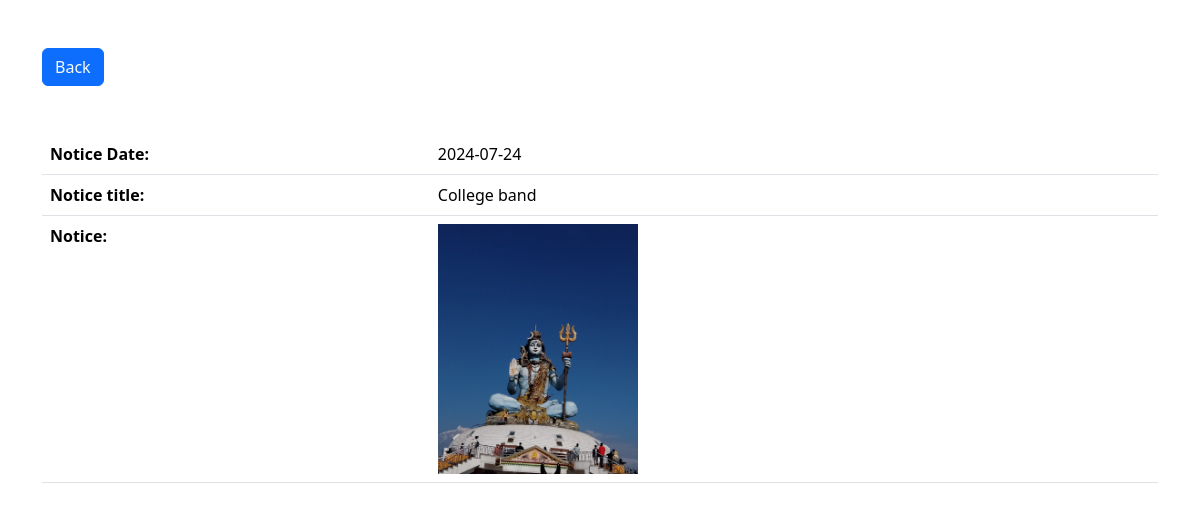
Page /noticeview.php?id=3 on the committed database.
### tables this page shows
CREATE TABLE `notice_tbl` (
  `n_id` int(20) NOT NULL,
  `date` date NOT NULL,
  `notice` varchar(200) NOT NULL,
  `file` varchar(255) NOT NULL
);

### noticeview.php (the view, shortened to what this page needs)
<?php
@include 'db.php';
$notice_id = $_GET['id'];
?>
<!DOCTYPE html>
<html>
<head>
   <link rel="stylesheet" href="https://cdn.jsdelivr.net/npm/bootstrap@5.3.3/dist/css/bootstrap.min.css"/>
</head>
<body>
<div class="container">
      <button class="btn btn-primary my-5">
            <a href="noticeback.php" class="text-light" style="text-decoration: none;">Back</a>
      </button>
      <table class="table">
  <tbody>
  <?php
      $sql = "SELECT * FROM`notice_tbl` where n_id = $notice_id";
      $result = mysqli_query($conn, $sql);
      $row = mysqli_fetch_assoc($result)
      ?>
      <tr>
        <th>Notice Date: </th>
       <td><?php echo $row['date'];?></td>
    </tr>
    <tr>
    <th>Notice title: </th>
       <td><?php echo $row['notice'];?></td>
    </tr>
    <tr>
    <th>Notice: </th>
       <td><img src="./uploads/notices/<?php echo $row['file'];?>" width="200" /></td>
    </tr>
</div>
</body>
</html>

### rows in the picture
notice_tbl: date "2024-07-24", notice "College band", file (picture)
